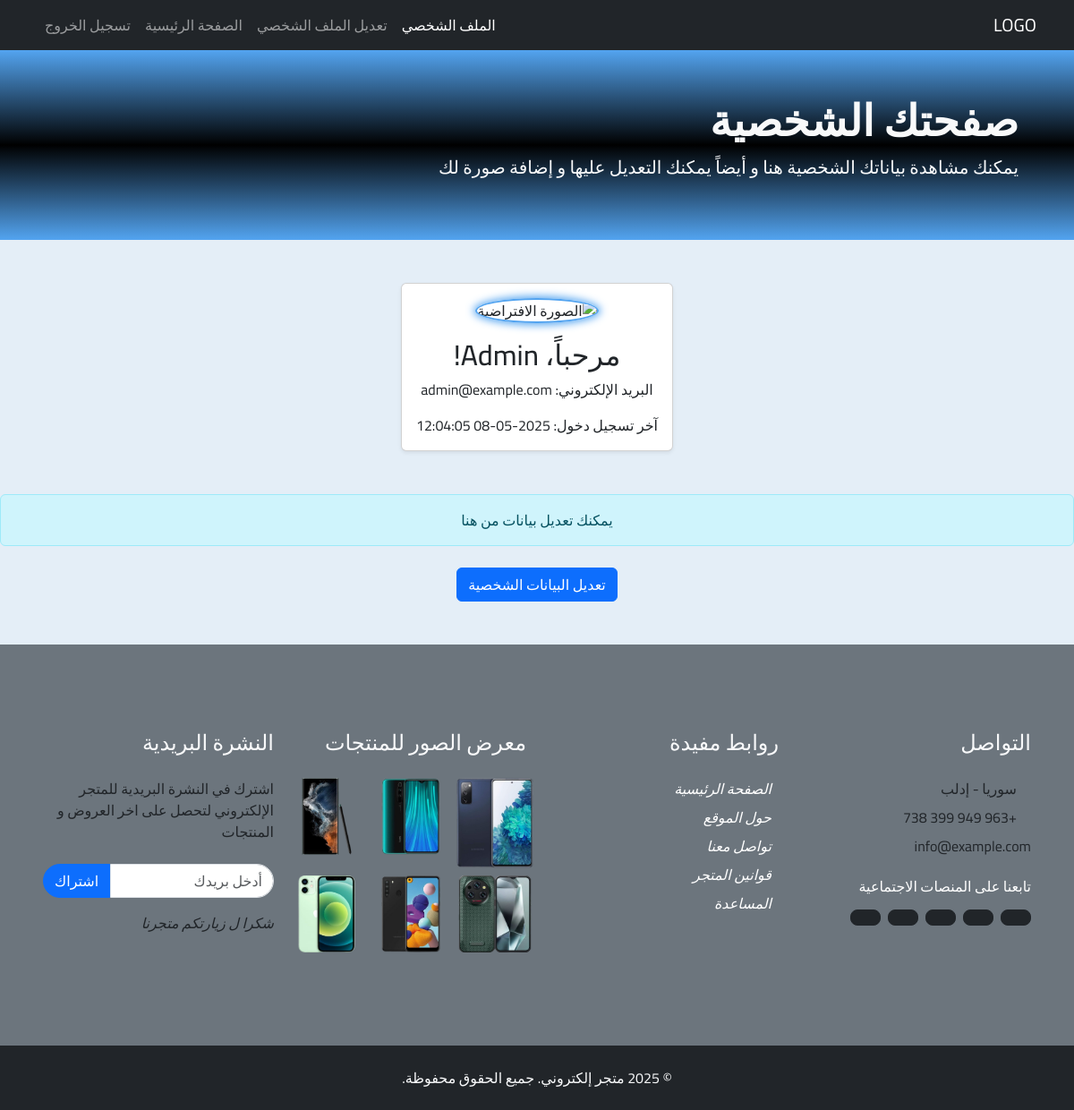
Page /profile.php (signed in) on the committed database.
### tables this page shows
CREATE TABLE `users` (
  `id` int(11) NOT NULL,
  `username` varchar(200) DEFAULT NULL,
  `email` varchar(200) DEFAULT NULL,
  `pass` varchar(200) DEFAULT NULL,
  `profile_pic` varchar(255) DEFAULT NULL,
  `last_login` datetime DEFAULT NULL,
  `role` varchar(20) DEFAULT 'user'
);

### profile.php (the view, shortened to what this page needs)
<?php
include("php/config.php");
$stmt = $conn->prepare("SELECT id, username, email, pass, profile_pic, last_login FROM users WHERE id = ?");
$stmt->bind_param("i", $_SESSION['id']);
$stmt->execute();
$result = $stmt->get_result();
$user = $result->fetch_assoc();
?>
<!DOCTYPE html>
<html lang="ar" dir="rtl">
<head>
    <link href="https://cdn.jsdelivr.net/npm/bootstrap@5.3.3/dist/css/bootstrap.rtl.min.css" rel="stylesheet">
    <link rel="stylesheet" href="css/style.css">
</head>
<body style="background: #e4eef7;">
    <nav class="navbar navbar-expand-lg navbar-dark bg-dark">
        <div class="container">
            <a class="navbar-brand" href="index.php"> LOGO</a>
            <div class="collapse navbar-collapse" id="navbarNav">
                <ul class="navbar-nav ms-auto">
                    <li class="nav-item">
                        <a class="nav-link active" href="profile.php">الملف الشخصي</a>
                    </li>
                    <li class="nav-item">
                        <a class="nav-link" href="editProfile.php">تعديل الملف الشخصي</a>
                    </li>
                    <li class="nav-item">
                        <a class="nav-link " href="index.php">الصفحة الرئيسية</a>
                    </li>
                    <li class="nav-item">
                        <a class="nav-link" href="../php/logout.php">تسجيل الخروج</a>
                    </li>
                </ul>
            </div>
        </div>
    </nav>
    <section class="hero-section bbgg " style="margin-bottom:20px; padding: 50px;">
        <div class="container text-light">
            <h1 class="display-5 fw-bold">صفحتك الشخصية </h1>
            <p class="lead">يمكنك مشاهدة بياناتك الشخصية هنا و أيضاً يمكنك التعديل عليها و إضافة صورة لك </p>
        </div>
    </section>
    <main class="d-flex justify-content-center align-items-center my-5">
        <div class="card profile-container shadow-sm">
            <div class="card-body text-center">
                <?php if (!empty($user['profile_pic'])): ?>
                    <img src="uploads/<?= htmlspecialchars($user['profile_pic']); ?>" alt="صورة الملف الشخصي" class="profile-pic mb-3">
                <?php else: ?>
                    <img src="img/default-avatar.png" alt="الصورة الافتراضية" class="profile-pic mb-3">
                <?php endif; ?>
                <h2 class="card-title">مرحباً، <?= htmlspecialchars($user['username']); ?>!</h2>
                <p class="card-text">البريد الإلكتروني: <?= htmlspecialchars($user['email']); ?></p>
                <?php if (!empty($user['last_login'])): ?>
                    <p class="card-text">آخر تسجيل دخول: <?= htmlspecialchars($user['last_login']); ?></p>
                <?php endif; ?>
            </div>
        </div>
    </main>
    <div class="alert alert-info text-center">
        يمكنك تعديل بيانات من هنا </div>
    <div class="text-center mt-4">
        <a href="editProfile.php" class="btn btn-primary">تعديل البيانات الشخصية</a>
    </div>
    <footer>
        <div class="container-fluid bg-secondary py-5 px-sm-3 px-md-5 mt-5">
            <div class="row pt-5">
                <div class="col-lg-3 col-md-6 mb-5">
                    <h4 class="text-uppercase text-light mb-4">التواصل</h4>
                    <p class="mb-2"><i class="fa fa-map-marker-alt text-white ms-3"></i> سوريا - إدلب</p>
                    <p class="mb-2"><i class="fa fa-phone-alt text-white ms-3"></i>+963 949 399 738</p>
                    <p><i class="fa fa-envelope text-white ms-3"></i>info@example.com</p>
                    <h6 class="text-uppercase text-white py-2">تابعنا على المنصات الاجتماعية</h6>
                    <div class="d-flex justify-content-start">
                        <a class="btn btn-lg btn-dark btn-lg-square me-2" href="#"><i class="bi bi-twitter"></i></a>
                        <a class="btn btn-lg btn-dark btn-lg-square me-2" href="#"><i class="bi bi-facebook"></i></a>
                        <a class="btn btn-lg btn-dark btn-lg-square me-2" href="#"><i class="bi bi-linkedin"></i></a>
                        <a class="btn btn-lg btn-dark btn-lg-square me-2" href="#"><i class="bi bi-instagram"></i></a>
                        <a class="btn btn-lg btn-dark btn-lg-square me-2" href="#"><i class="bi bi-whatsapp"></i></a>
                    </div>
                </div>
                <div class="col-lg-3 col-md-6 mb-5">
                    <h4 class="text-uppercase text-light mb-4">روابط مفيدة</h4>
                    <div class="d-flex flex-column">
                        <a class="text-body mb-2" href="index.php"><i class="fa fa-angle-right text-white ms-2">الصفحة الرئيسية</i></a>
                        <a class="text-body mb-2" href="about.php"><i class="fa fa-angle-right text-white ms-2">حول الموقع</i></a>
                        <a class="text-body mb-2" href="contact.php"><i class="fa fa-angle-right text-white ms-2">تواصل معنا</i></a>
                        <a class="text-body mb-2" href="roles.php"><i class="fa fa-angle-right text-white ms-2">قوانين المتجر</i></a>
                        <a class="text-body mb-2" href="helps.php"><i class="fa fa-angle-right text-white ms-2">المساعدة</i></a>
                        <a class="text-body" href="#"><i class="fa fa-angle-right text-white ms-2"></i></a>
                    </div>
                </div>
                <div class="col-lg-3 col-md-6 mb-5">
                    <h4 class="text-uppercase text-light mb-4">معرض الصور للمنتجات</h4>
                    <div class="row mx-n1">
                        <div class="col-4 px-1 mb-2">
                            <a href="#"><img class="w-100" src="images/mobile3Rbg.png" alt="Gallery 1"></a>
                        </div>
                        <div class="col-4 px-1 mb-2">
                            <a href="#"><img class="w-100" src="images/mobile2Rbg.png" alt="Gallery 2"></a>
                        </div>
                        <div class="col-4 px-1 mb-2">
                            <a href="#"><img class="w-100" src="images/mobile1Rbg.png" alt="Gallery 3"></a>
                        </div>
                        <div class="col-4 px-1 mb-2">
                            <a href="#"><img class="w-100" src="images/mobile4Rbg.png" alt="Gallery 4"></a>
                        </div>
                        <div class="col-4 px-1 mb-2">
                            <a href="#"><img class="w-100" src="images/mobile5Rbg.png" alt="Gallery 5"></a>
                        </div>
                        <div class="col-4 px-1 mb-2">
                            <a href="#"><img class="w-100" src="images/mobile6Rbg.png" alt="Gallery 6"></a>
                        </div>
                    </div>
                </div>
                <div class="col-lg-3 col-md-6 mb-5">
                    <h4 class="text-uppercase text-light mb-4">النشرة البريدية</h4>
                    <p class="mb-4">اشترك في النشرة البريدية للمتجر الإلكتروني لتحصل على اخر العروض و المنتجات</p>
                    <div class="w-100 mb-3">
                        <div class="d-flex">
                            <input type="text" class="form-control input-shared" placeholder="أدخل بريدك" />
                            <button class="btn btn-primary button-shared">اشتراك</button>
                        </div>
                    </div>
                    <i>شكرا ل زيارتكم متجرنا</i>
                </div>
            </div>
        </div>
        <div class="container-fluid bg-dark py-4">
            <p class="mb-0 text-center text-light">&copy; <?= date("Y"); ?> متجر إلكتروني. جميع الحقوق محفوظة.</p>
        </div>
    </footer>
</body>
</html>

### css/style.css (style rules this page uses)
* { padding: 0; margin: 0; box-sizing: border-box; }
:root { --bg-main-color: #FFFFFF ; --bg-secondary-color:#EF8354 ; --btn-color:#0036CB ; --btn-hover-color:#001755; --btn-text-color:#FFFFFF; --title-color:#2D3142 ; --text-color:#BFC0C0; --border-main-color:#EF8354 ; --border-hover-color:#f06124; }
a { text-decoration: none; }
html { scroll-behavior: smooth; }
body { font-family: cairo; direction: rtl; }
ul { list-style: none; }

### profile.php (style rules this page uses)
.profile-container { max-width: 400px; }
.profile-pic { width: 130px; height: 130px; object-fit: cover; border-radius: 50%; border: 2px solid rgb(83, 164, 240); box-shadow: 0 0 10px 2px rgb(83, 164, 240); }
.bbgg { background: -webkit-linear-gradient(top, rgb(83, 164, 240), rgb(0, 0, 0), rgb(83, 164, 240)); }
.input-shared { border-radius: 0 25px 25px 0; }
.button-shared { border-radius: 25px 0 0 25px; }

### rows in the picture
users: username "Admin", email "admin@example.com", last_login "2025-05-08 12:04:05"
